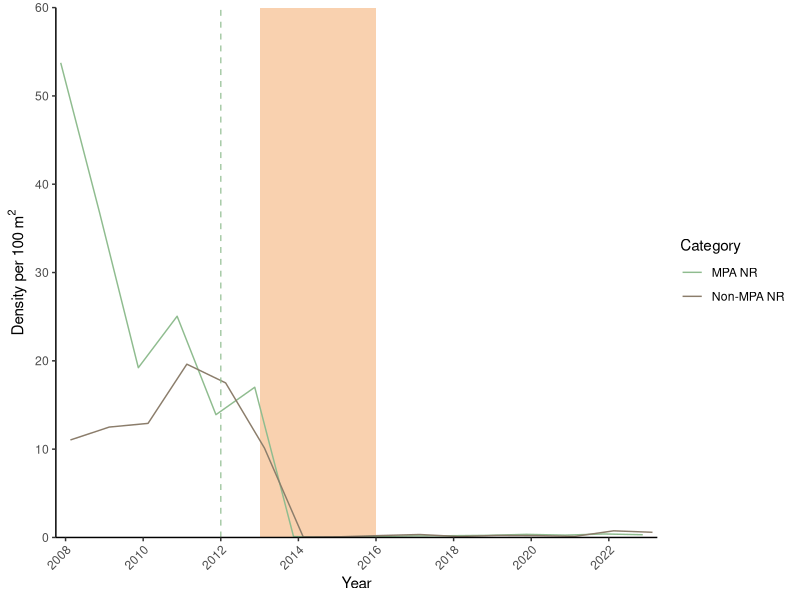
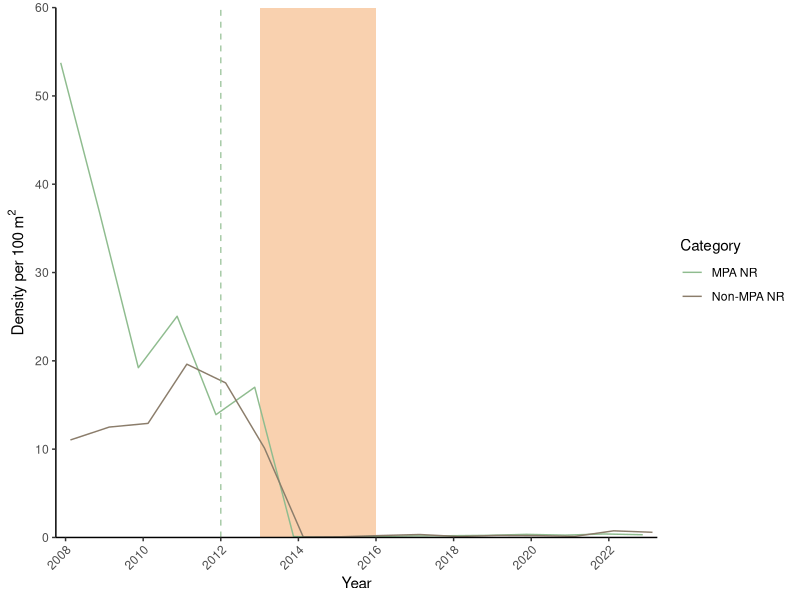
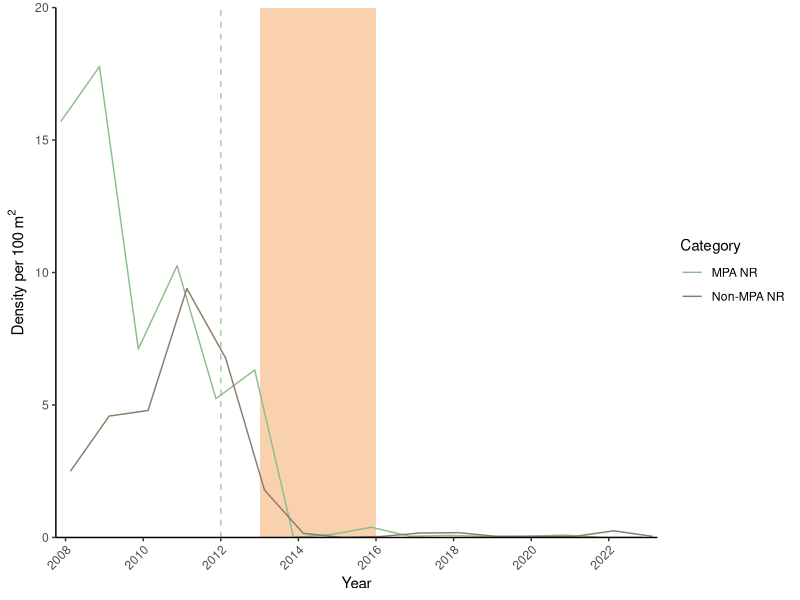
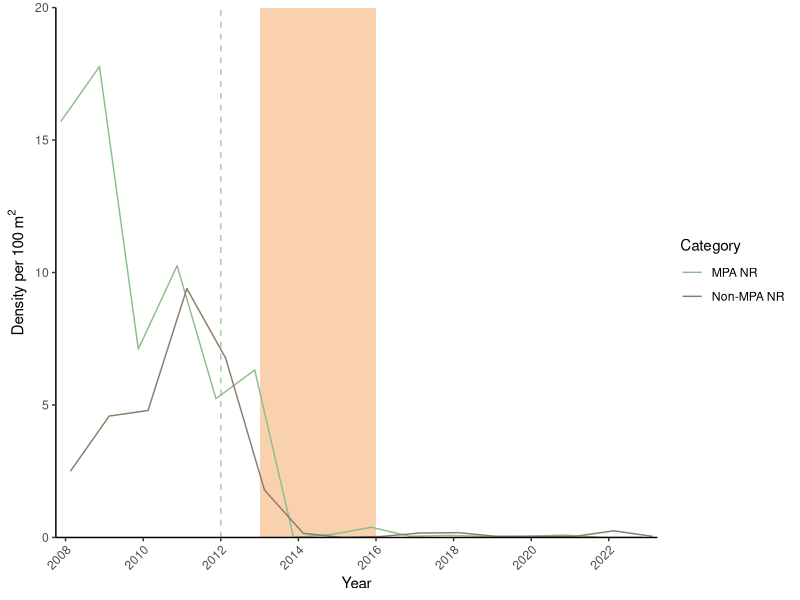
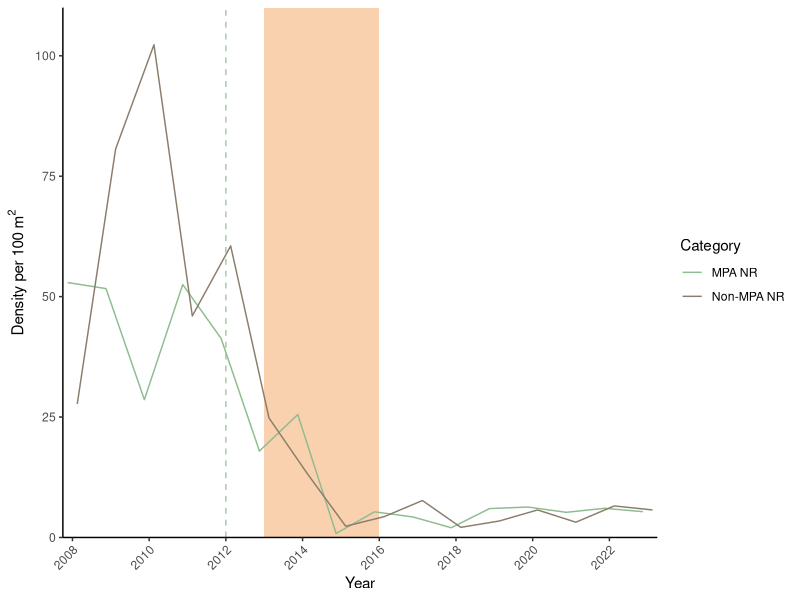
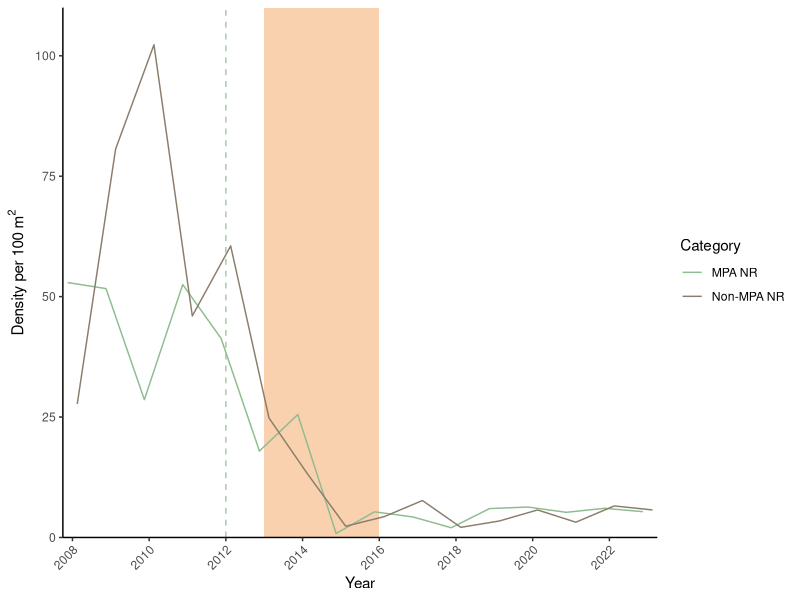
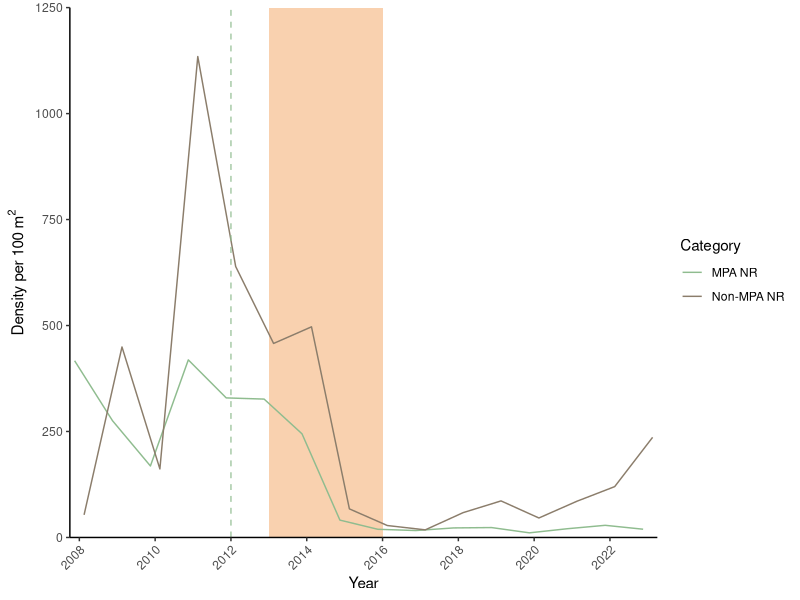
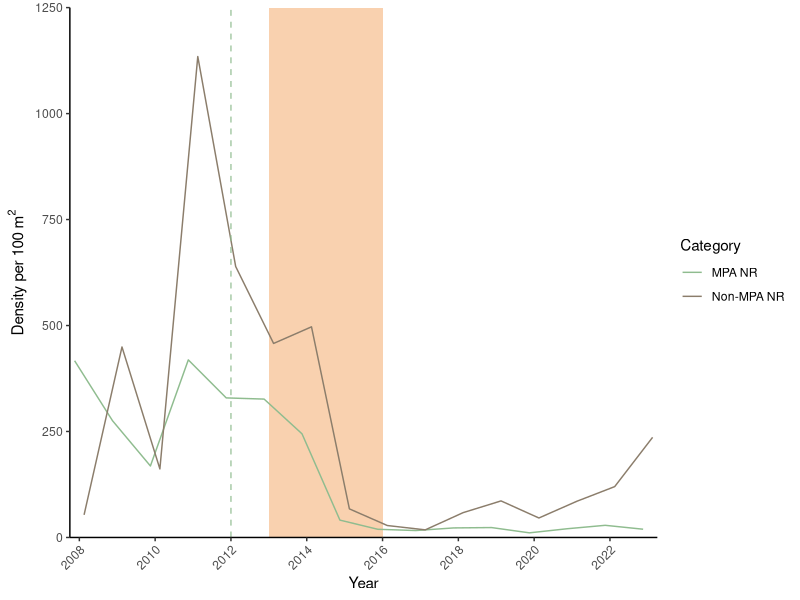

Write the R code that produced these figures, in order.
#Density Analysis Between MPA and NR 
#JAN25, 2024
# Set working directory
setwd("/Users/alyssaplayer/Desktop/Honors/HonorsR")

# Require packages
library("plyr")
library("dplyr")
library("tidyr")
library("ggplot2")
library("lubridate")

data_PV <- read.csv("PV_Stars_Urchins2024-02-09.csv", check.names = F)
colnames(data_PV)[colnames(data_PV)=="BenthicReefSpecies"] <- "Species"

data_PV <- data_PV %>%
  dplyr::mutate(SampleDate = dmy(SampleDate),
                Year = year(SampleDate),
                Density_100m2 = 100*Density_m2) %>%
  ungroup() %>% droplevels() %>%
  complete(nesting(Site, Year, SampleDate), Species, fill = list(Density_m2=0, Density_100m2=0)) #Looks for grouped data of the nesting variables and if there is N/A, it inputs 0 for both density variables

# Focal species list
foc_spp <- c("Mesocentrotus franciscanus",
             "Strongylocentrotus purpuratus",
             "Patiria miniata", 
             "Pisaster ochraceus", 
             "Pisaster giganteus", 
             "Apostichopus parvimensis",
             "Apostichopus californicus")

MPA_impact_sites <- c("Long Point East",
                      "120 Reef",
                      "Abalone Cove Kelp West",
                      "Long Point West",
                      "Old Marineland",                 
                      "Point Vicente West",
                      "Portuguese Point")

control_sites <- c("Hawthorne Reef",
                       "Marguerite Central",
                       "Albondigas",
                       "Marguerite East",  
                       "Golden Cove",
                       "Resort Point",
                       "Portuguese Bend")

data_PV <- data_PV %>%
  dplyr::filter(Species %in% foc_spp, Year >= 2008) 

data_PV <- data_PV %>%
  mutate(Period = if_else(Year < 2020, "Before","After"),
         Wasting = if_else(Year < 2013, "Pre-Wasting", "Wasting"))

#Create categories for sites and filter the data set 
data_PV <- data_PV %>%
  mutate(
    Category = case_when(
      Site %in% MPA_impact_sites ~ "MPA NR",
      Site %in% control_sites ~ "Non-MPA NR",
    )
  ) %>%
  na.omit()

cat_colours <- c("Non-MPA NR" = "bisque4", 'MPA NR' = "darkseagreen")


#################STARS
#SPECIES: PISASTER GIGANTEUS
avg_pisgig <- data_PV %>%
  filter(Species == "Pisaster giganteus", Year >= 2008) %>%
  group_by(Species, Year, Category) %>%
  dplyr::summarise(avg_density_year_site = mean(Density_100m2))

ggplot(avg_pisgig, aes(x = Year, y = avg_density_year_site, color = Category)) +
  annotate("rect", xmin = 2013, xmax = 2016, ymin = 0, ymax = Inf, 
           alpha = .5,fill = "sandybrown")+
  geom_line(position = position_dodge(width = 0.5)) +
  scale_color_manual(values = cat_colours)+
  geom_vline(xintercept = 2012, linetype = "dashed", color = "darkseagreen", alpha = 0.8)+#Adds dashed line indicating completed construction of PVR
  theme_gray()+
  theme(axis.line = element_line(color = "black"),
        axis.text.x = element_text(angle = 45, hjust = 1),
        panel.grid.major = element_blank(),
        panel.grid.minor = element_blank(),
        panel.border = element_blank(),
        panel.background = element_blank())+
  xlab("Year")+
  ylab(bquote("Density per 100" ~m^2))+
  #facet_wrap(~ Species, scales = "free_y")+
  scale_x_continuous(breaks = seq(from = 2008, to = 2023, by = 2), expand = c(0, 0)) + # Set breaks for each year
  scale_y_continuous(expand = c(0, 0), limits = c(0, 60)) # Set breaks for each year
ggsave(file="PisGigSpeciesDensity_MPA.png", units = "in", width = 5, height = 2, dpi = 500)
dev.off()


#SPECIES: PISASTER OCHRACEOUS
avg_pisoch <- data_PV %>%
  filter(Species == "Pisaster ochraceus", Year >= 2008) %>%
  group_by(Species, Year, Category) %>%
  dplyr::summarise(avg_density_year_site = mean(Density_100m2))

ggplot(avg_pisoch, aes(x = Year, y = avg_density_year_site, color = Category)) +
  annotate("rect", xmin = 2013, xmax = 2016, ymin = 0, ymax = Inf, 
           alpha = .5,fill = "sandybrown")+
  geom_line(position = position_dodge(width = 0.5)) +
  scale_color_manual(values = cat_colours)+
  geom_vline(xintercept = 2012, linetype = "dashed", color = "darkseagreen", alpha = 0.8)+#Adds dashed line indicating completed construction of PVR
  theme_gray()+
  theme(axis.line = element_line(color = "black"),
        axis.text.x = element_text(angle = 45, hjust = 1),
        panel.grid.major = element_blank(),
        panel.grid.minor = element_blank(),
        panel.border = element_blank(),
        panel.background = element_blank())+
  xlab("Year")+
  ylab(bquote("Density per 100" ~m^2))+
  #facet_wrap(~ Species, scales = "free_y")+
  scale_x_continuous(breaks = seq(from = 2006, to = 2023, by = 2), expand = c(0, 0)) + # Set breaks for each year
  scale_y_continuous(expand = c(0, 0), limits = c(0, 20))
ggsave(file="PisOchSpeciesDensity_MPA.png", units = "in", width = 5, height = 2, dpi = 500)
dev.off()

#SPECIES: PATIRIA MINIATA
avg_patmin <- data_PV %>%
  filter(Species == "Patiria miniata", Year >= 2008) %>%
  group_by(Species, Year, Category) %>%
  dplyr::summarise(avg_density_year_site = mean(Density_100m2))

ggplot(avg_patmin, aes(x = Year, y = avg_density_year_site, color = Category)) +
  annotate("rect", xmin = 2013, xmax = 2016, ymin = 0, ymax = Inf, 
           alpha = .5,fill = "sandybrown")+
  geom_line(position = position_dodge(width = 0.5)) +
  scale_color_manual(values = cat_colours)+
  geom_vline(xintercept = 2012, linetype = "dashed", color = "darkseagreen", alpha = 0.8)+#Adds dashed line indicating completed construction of PVR
  theme_gray()+
  theme(axis.line = element_line(color = "black"),
        axis.text.x = element_text(angle = 45, hjust = 1),
        panel.grid.major = element_blank(),
        panel.grid.minor = element_blank(),
        panel.border = element_blank(),
        panel.background = element_blank())+
  xlab("Year")+
  ylab(bquote("Density per 100" ~m^2))+
  #facet_wrap(~ Species, scales = "free_y")+
  scale_x_continuous(breaks = seq(from = 2006, to = 2023, by = 2), expand = c(0, 0)) + # Set breaks for each year
  scale_y_continuous(expand = c(0, 0), limits = c(0, 110))
ggsave(file="PatMinSpeciesDensity_MPA.png", units = "in", width = 5, height = 2, dpi = 500)
dev.off()

##################URCHINS

#SPECIES: STRONGLYOCENTROTUS PURPURATUS
avg_strpur <- data_PV %>%
  filter(Species == "Strongylocentrotus purpuratus", Year >= 2008) %>%
  group_by(Species, Year, Category) %>%
  dplyr::summarise(avg_density_year_site = mean(Density_100m2))

ggplot(avg_strpur, aes(x = Year, y = avg_density_year_site, color = Category)) +
  annotate("rect", xmin = 2013, xmax = 2016, ymin = 0, ymax = Inf, 
           alpha = .5,fill = "sandybrown")+
  geom_line(position = position_dodge(width = 0.5)) +
  scale_color_manual(values = cat_colours)+
  geom_vline(xintercept = 2012, linetype = "dashed", color = "darkseagreen", alpha = 0.8)+#Adds dashed line indicating completed construction of PVR
  theme_gray()+
  theme(axis.line = element_line(color = "black"),
        axis.text.x = element_text(angle = 45, hjust = 1),
        panel.grid.major = element_blank(),
        panel.grid.minor = element_blank(),
        panel.border = element_blank(),
        panel.background = element_blank())+
  xlab("Year")+
  ylab(bquote("Density per 100" ~m^2))+
  scale_x_continuous(breaks = seq(from = 2006, to = 2023, by = 2), expand = c(0, 0)) + # Set breaks for each year
  scale_y_continuous(expand = c(0, 0), limits = c(0, 1250))
ggsave(file="StrPurSpeciesDensity_MPA.png", units = "in", width = 5, height = 2, dpi = 500)
dev.off()

#SPECIES: MESOCENTROTUS FRANCISANUS
avg_mesfra <- data_PV %>%
  filter(Species == "Mesocentrotus franciscanus", Year >= 2008) %>%
  group_by(Species, Year, Category) %>%
  dplyr::summarise(avg_density_year_site = mean(Density_100m2))

ggplot(avg_mesfra, aes(x = Year, y = avg_density_year_site, color = Category)) +
  annotate("rect", xmin = 2013, xmax = 2016, ymin = 0, ymax = Inf, 
           alpha = .5,fill = "sandybrown")+
  geom_line(position = position_dodge(width = 0.5)) +
  scale_color_manual(values = cat_colours)+
  geom_vline(xintercept = 2012, linetype = "dashed", color = "darkseagreen", alpha = 0.8)+#Adds dashed line indicating completed construction of PVR
  theme_gray()+
  theme(axis.line = element_line(color = "black"),
        axis.text.x = element_text(angle = 45, hjust = 1),
        panel.grid.major = element_blank(),
        panel.grid.minor = element_blank(),
        panel.border = element_blank(),
        panel.background = element_blank())+
  xlab("Year")+
  ylab(bquote("Density per 100" ~m^2))+
  #facet_wrap(~ Species, scales = "free_y")+
  scale_x_continuous(breaks = seq(from = 2006, to = 2023, by = 2), expand = c(0, 0)) + # Set breaks for each year
  scale_y_continuous(expand = c(0, 0), limits = c(0, 150))
ggsave(file="MesFraSpeciesDensity_MPA.png", units = "in", width = 5, height = 2, dpi = 500)
dev.off()

##################CUCUMBERS

#SPECIES: APOSTICHOPUS PARVIMENSIS
avg_apopar <- data_PV %>%
  filter(Species == "Apostichopus parvimensis", Year >= 2008) %>%
  group_by(Species, Year, Category) %>%
  dplyr::summarise(avg_density_year_site = mean(Density_100m2))

ggplot(avg_apopar, aes(x = Year, y = avg_density_year_site, color = Category)) +
  annotate("rect", xmin = 2013, xmax = 2016, ymin = 0, ymax = Inf, 
           alpha = .5,fill = "sandybrown")+
  geom_line(position = position_dodge(width = 0.5)) +
  scale_color_manual(values = cat_colours)+
  geom_vline(xintercept = 2012, linetype = "dashed", color = "darkseagreen", alpha = 0.8)+#Adds dashed line indicating completed construction of PVR
  theme_gray()+
  theme(axis.line = element_line(color = "black"),
        axis.text.x = element_text(angle = 45, hjust = 1),
        panel.grid.major = element_blank(),
        panel.grid.minor = element_blank(),
        panel.border = element_blank(),
        panel.background = element_blank())+
  xlab("Year")+
  ylab(bquote("Density per 100" ~m^2))+
  #facet_wrap(~ Species, scales = "free_y")+
  scale_x_continuous(breaks = seq(from = 2006, to = 2023, by = 2), expand = c(0, 0)) + # Set breaks for each year
  scale_y_continuous(expand = c(0, 0), limits = c(0, 8))
ggsave(file="ApoParSpeciesDensity_MPA.png", units = "in", width = 5, height = 2, dpi = 500)
dev.off()


#SPECIES: APOSTICHOPUS CALIFORNICUS
avg_apocal <- data_PV %>%
  filter(Species == "Apostichopus californicus", Year >= 2008) %>%
  group_by(Species, Year, Category) %>%
  dplyr::summarise(avg_density_year_site = mean(Density_100m2))

ggplot(avg_apocal, aes(x = Year, y = avg_density_year_site, color = Category)) +
  annotate("rect", xmin = 2013, xmax = 2016, ymin = 0, ymax = Inf, 
           alpha = .5,fill = "sandybrown")+
  geom_line(position = position_dodge(width = 0.5)) +
  scale_color_manual(values = cat_colours)+
  geom_vline(xintercept = 2012, linetype = "dashed", color = "darkseagreen", alpha = 0.8)+#Adds dashed line indicating completed construction of PVR
  theme_gray()+
  theme(axis.line = element_line(color = "black"),
        axis.text.x = element_text(angle = 45, hjust = 1),
        panel.grid.major = element_blank(),
        panel.grid.minor = element_blank(),
        panel.border = element_blank(),
        panel.background = element_blank())+
  xlab("Year")+
  ylab(bquote("Density per 100" ~m^2))+
  #facet_wrap(~ Species, scales = "free_y")+
  scale_x_continuous(breaks = seq(from = 2006, to = 2023, by = 2), expand = c(0, 0)) + # Set breaks for each year
  scale_y_continuous(expand = c(0, 0), limits = c(0, 2))
ggsave(file="ApoCalSpeciesDensity_MPA.png", units = "in", width = 5, height = 2, dpi = 500)
dev.off()

